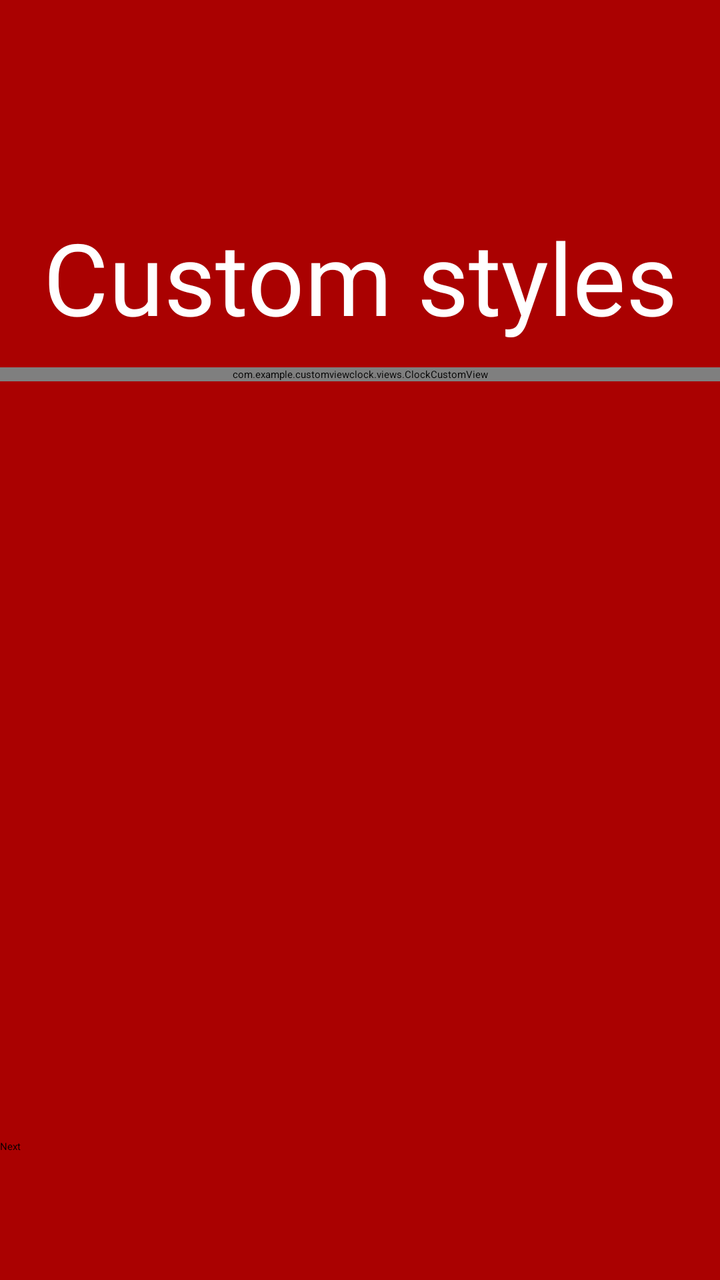
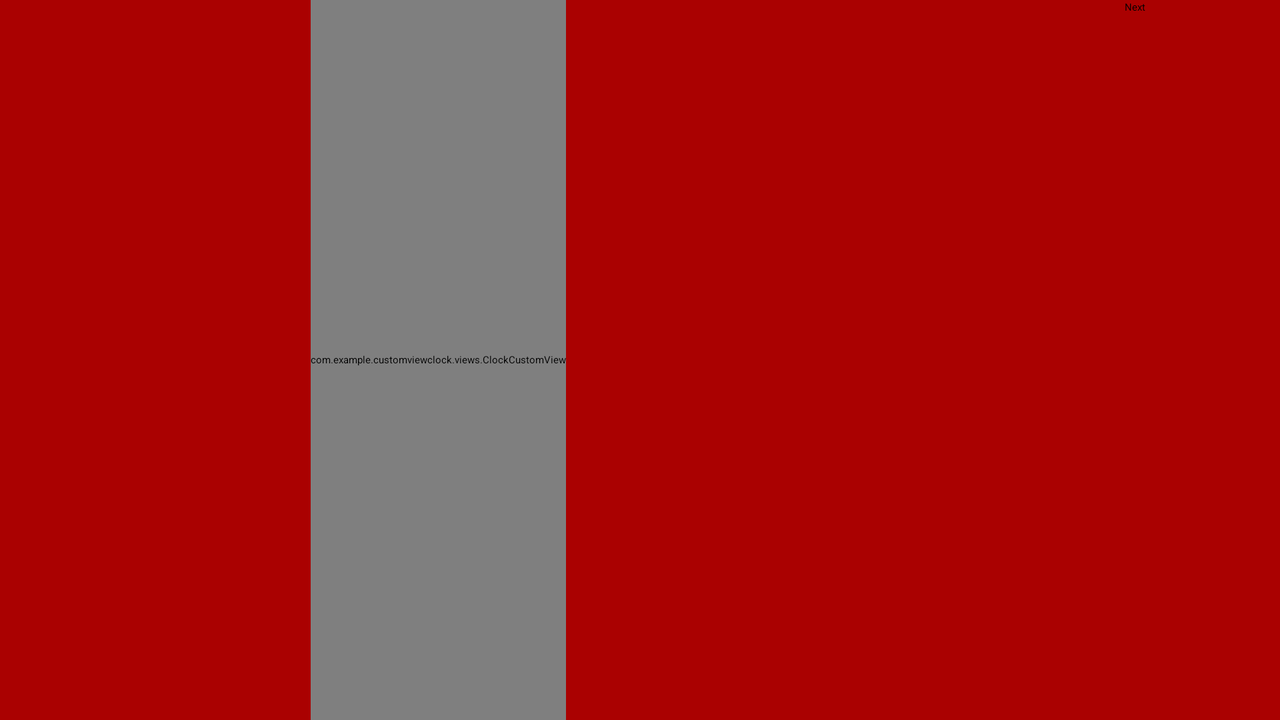

The same Android screen from two of the app's own layout files: first res/layout/ as a phone draws it, then the repository's variant for another configuration, drawn on a device whose configuration selects that folder. Both files follow.
<!-- AndroidManifest.xml: application theme Theme.CustomViewClock -->
<!-- res/layout/fragment_red_molot_clock.xml -->
<?xml version="1.0" encoding="utf-8"?>
<androidx.constraintlayout.widget.ConstraintLayout xmlns:android="http://schemas.android.com/apk/res/android"
                                                   xmlns:tools="http://schemas.android.com/tools"
                                                   android:layout_width="match_parent"
                                                   android:layout_height="match_parent"
                                                   xmlns:app="http://schemas.android.com/apk/res-auto"
                                                   android:theme="@style/Theme.AppCompat"
                                                   tools:context=".fragments.DefaultClockFragment"
                                                   android:background="#AA0101"
                                                   tools:ignore="MissingDefaultResource">


    <TextView
            android:text="@string/red_molot"
            android:textSize="50sp"
            android:textColor="@color/white"
            android:fontFamily="@font/red_molot"
            android:layout_width="wrap_content"
            android:layout_height="wrap_content"
            tools:ignore="MissingConstraints"
            app:layout_constraintBottom_toTopOf="@+id/clockCustomView"
            app:layout_constraintStart_toStartOf="parent"
            app:layout_constraintEnd_toEndOf="parent" android:layout_marginBottom="12dp"/>
    <com.example.customviewclock.views.ClockCustomView
            android:layout_height="wrap_content"
            android:layout_width="match_parent"
            app:layout_constraintTop_toTopOf="parent"
            app:backgroundColor="@color/red"
            app:borderColor="#810000"
            app:hourArrowColor="@color/grey"
            app:minuteArrowColor="@color/grey"
            app:secondArrowColor="@color/white"
            app:nailColor="@color/white"
            app:centerCircleColor="@color/white"
            app:romanNumbers="false"
            app:numberFont="@font/red_molot"
            app:layout_constraintStart_toStartOf="parent"
            app:layout_constraintEnd_toEndOf="parent" android:id="@+id/clockCustomView"
            app:layout_constraintHorizontal_bias="0.0" app:layout_constraintBottom_toBottomOf="parent"
            app:layout_constraintVertical_bias="0.29"/>
    <Button
            android:text="@string/next"
            android:layout_width="match_parent"
            android:layout_height="wrap_content" android:id="@+id/next_button"
            app:layout_constraintEnd_toStartOf="parent"
            app:layout_constraintStart_toStartOf="parent"
            app:layout_constraintHorizontal_bias="0.038"
            app:layout_constraintTop_toTopOf="parent" app:layout_constraintBottom_toBottomOf="parent"
            app:layout_constraintVertical_bias="0.9"/>


</androidx.constraintlayout.widget.ConstraintLayout>
<!-- resources referenced by this layout -->
<resources>
  <color name="grey">#636363</color>
  <color name="red">#FD0000</color>
  <color name="white">#FFFFFFFF</color>
  <string name="next">Next</string>
  <string name="red_molot">Custom styles</string>
</resources>
<!-- res/layout-land/fragment_red_molot_clock.xml (the repository's variant of the layout above) -->
<!-- drawn on the phone turned sideways -->
<?xml version="1.0" encoding="utf-8"?>
<androidx.constraintlayout.widget.ConstraintLayout xmlns:android="http://schemas.android.com/apk/res/android"
                                                   xmlns:tools="http://schemas.android.com/tools"
                                                   android:layout_width="match_parent"
                                                   android:layout_height="match_parent"
                                                   xmlns:app="http://schemas.android.com/apk/res-auto"
                                                   android:theme="@style/Theme.AppCompat"
                                                   android:background="#AA0101"
                                                   tools:context=".fragments.DefaultClockFragment">


    <com.example.customviewclock.views.ClockCustomView
            android:layout_height="match_parent"
            android:layout_width="wrap_content"
            app:layout_constraintTop_toTopOf="parent"
            app:backgroundColor="@color/red"
            app:borderColor="#810000"
            app:hourArrowColor="@color/grey"
            app:minuteArrowColor="@color/grey"
            app:secondArrowColor="@color/white"
            app:nailColor="@color/white"
            app:centerCircleColor="@color/white"
            app:layout_constraintStart_toStartOf="parent"
            app:layout_constraintEnd_toEndOf="parent" android:id="@+id/clockCustomView"
            app:layout_constraintHorizontal_bias="0.303"/>
    <Button
            android:text="@string/next"
            android:layout_width="48dp"
            android:layout_height="match_parent" android:id="@+id/next_button"

            app:layout_constraintTop_toTopOf="parent"
            app:layout_constraintBottom_toBottomOf="parent"
            app:layout_constraintVertical_bias="0.0" app:layout_constraintStart_toStartOf="parent"
            app:layout_constraintEnd_toEndOf="parent" app:layout_constraintHorizontal_bias="0.950"/>
</androidx.constraintlayout.widget.ConstraintLayout>
<!-- resources referenced by the variant -->
<!-- as the phone turned sideways resolves them -->
<resources>
  <color name="grey">#636363</color>
  <color name="red">#FD0000</color>
  <color name="white">#FFFFFFFF</color>
  <string name="next">Next</string>
</resources>
